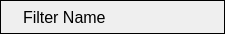
<?xml version="1.0" encoding="UTF-8"?>
<ui version="4.0">
 <class>PipelineFilterWidget</class>
 <widget class="QFrame" name="PipelineFilterWidget">
  <property name="geometry">
   <rect>
    <x>0</x>
    <y>0</y>
    <width>225</width>
    <height>34</height>
   </rect>
  </property>
  <property name="sizePolicy">
   <sizepolicy hsizetype="Preferred" vsizetype="Fixed">
    <horstretch>0</horstretch>
    <verstretch>0</verstretch>
   </sizepolicy>
  </property>
  <property name="minimumSize">
   <size>
    <width>0</width>
    <height>34</height>
   </size>
  </property>
  <property name="font">
   <font>
    <family>Arial</family>
    <pointsize>12</pointsize>
    <weight>75</weight>
    <italic>true</italic>
    <bold>true</bold>
   </font>
  </property>
  <property name="windowTitle">
   <string>Form</string>
  </property>
  <property name="styleSheet">
   <string notr="true">QFrame#QFilterWidget {
	background-color: qlineargradient(spread:pad, x1:0, y1:0, x2:0, y2:1, stop:0 rgba(185, 185, 185, 255), stop:0.5 rgba(226, 226, 226, 255), stop:1 rgba(150, 150, 150, 255));
border: 1px solid #515151;
border-radius: 10px;
padding: 0 0 0 0px;
font: 100 italic 12pt &quot;Arial&quot;;
font-weight: bold;
}

</string>
  </property>
  <property name="frameShape">
   <enum>QFrame::Box</enum>
  </property>
  <layout class="QHBoxLayout" name="horizontalLayout">
   <property name="spacing">
    <number>4</number>
   </property>
   <property name="leftMargin">
    <number>2</number>
   </property>
   <property name="topMargin">
    <number>0</number>
   </property>
   <property name="rightMargin">
    <number>2</number>
   </property>
   <property name="bottomMargin">
    <number>0</number>
   </property>
   <item>
    <widget class="QPushButton" name="deleteBtn">
     <property name="sizePolicy">
      <sizepolicy hsizetype="Fixed" vsizetype="Fixed">
       <horstretch>0</horstretch>
       <verstretch>0</verstretch>
      </sizepolicy>
     </property>
     <property name="maximumSize">
      <size>
       <width>16</width>
       <height>16</height>
      </size>
     </property>
     <property name="styleSheet">
      <string notr="true"/>
     </property>
     <property name="text">
      <string/>
     </property>
     <property name="icon">
      <iconset resource="../../../../Resources/icons/images/Icons.qrc">
       <normaloff>:/delete-corner.png</normaloff>:/delete-corner.png</iconset>
     </property>
     <property name="iconSize">
      <size>
       <width>16</width>
       <height>16</height>
      </size>
     </property>
     <property name="flat">
      <bool>true</bool>
     </property>
    </widget>
   </item>
   <item>
    <widget class="QLabel" name="filterName">
     <property name="sizePolicy">
      <sizepolicy hsizetype="Expanding" vsizetype="Preferred">
       <horstretch>0</horstretch>
       <verstretch>0</verstretch>
      </sizepolicy>
     </property>
     <property name="font">
      <font>
       <family>Arial</family>
       <pointsize>12</pointsize>
       <weight>50</weight>
       <italic>false</italic>
       <bold>false</bold>
      </font>
     </property>
     <property name="styleSheet">
      <string notr="true"/>
     </property>
     <property name="lineWidth">
      <number>0</number>
     </property>
     <property name="text">
      <string>Filter Name</string>
     </property>
    </widget>
   </item>
   <item>
    <widget class="QPushButton" name="helpBtn">
     <property name="sizePolicy">
      <sizepolicy hsizetype="Fixed" vsizetype="Fixed">
       <horstretch>0</horstretch>
       <verstretch>0</verstretch>
      </sizepolicy>
     </property>
     <property name="maximumSize">
      <size>
       <width>20</width>
       <height>20</height>
      </size>
     </property>
     <property name="styleSheet">
      <string notr="true"> QPushButton:flat {
     border: none; /* no border for a flat push button */
 }</string>
     </property>
     <property name="text">
      <string/>
     </property>
     <property name="icon">
      <iconset resource="../../../../Resources/icons/images/Icons.qrc">
       <normaloff>:/help2.png</normaloff>:/help2.png</iconset>
     </property>
     <property name="iconSize">
      <size>
       <width>20</width>
       <height>20</height>
      </size>
     </property>
     <property name="flat">
      <bool>true</bool>
     </property>
    </widget>
   </item>
  </layout>
 </widget>
 <resources>
  <include location="../../../../Resources/icons/images/Icons.qrc"/>
 </resources>
 <connections/>
</ui>
